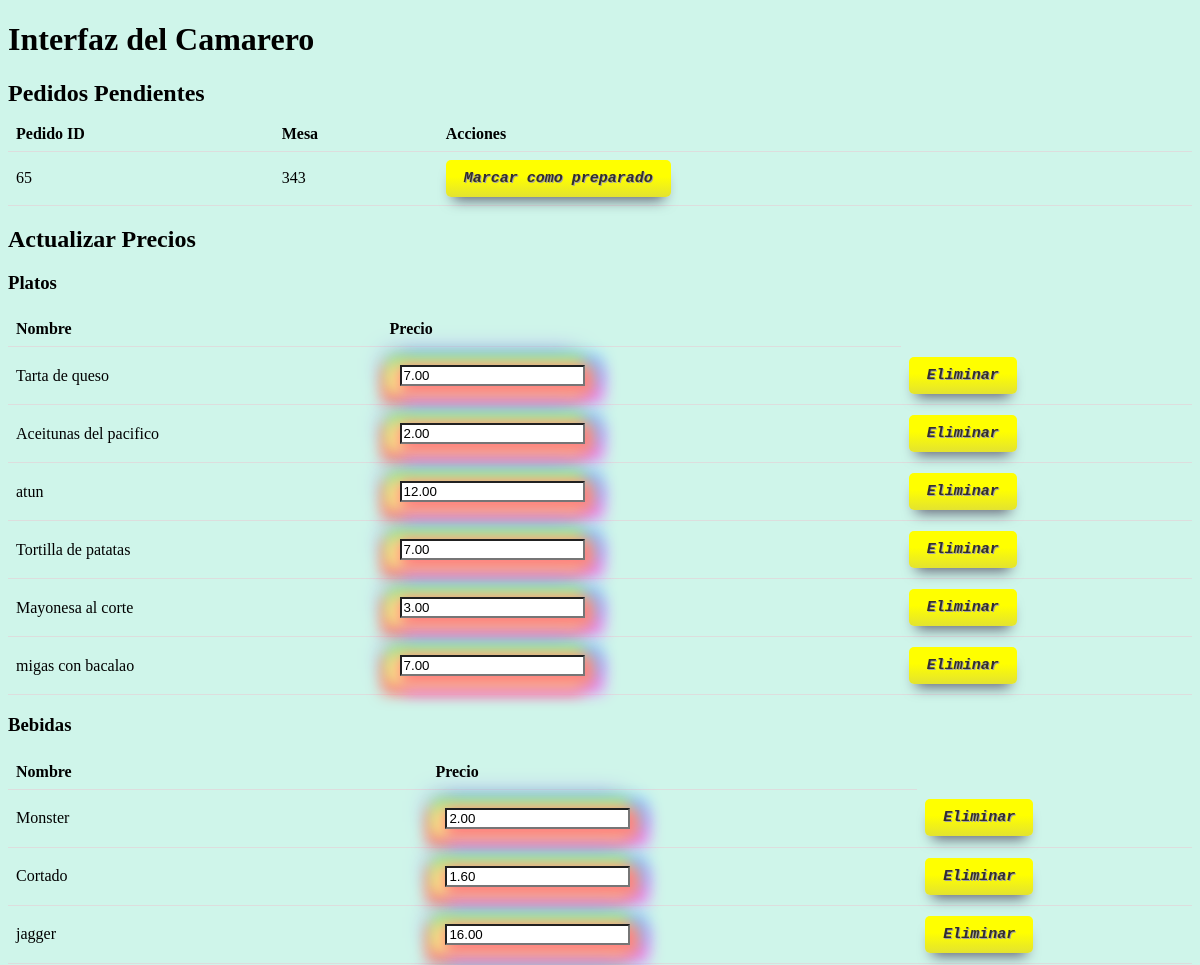
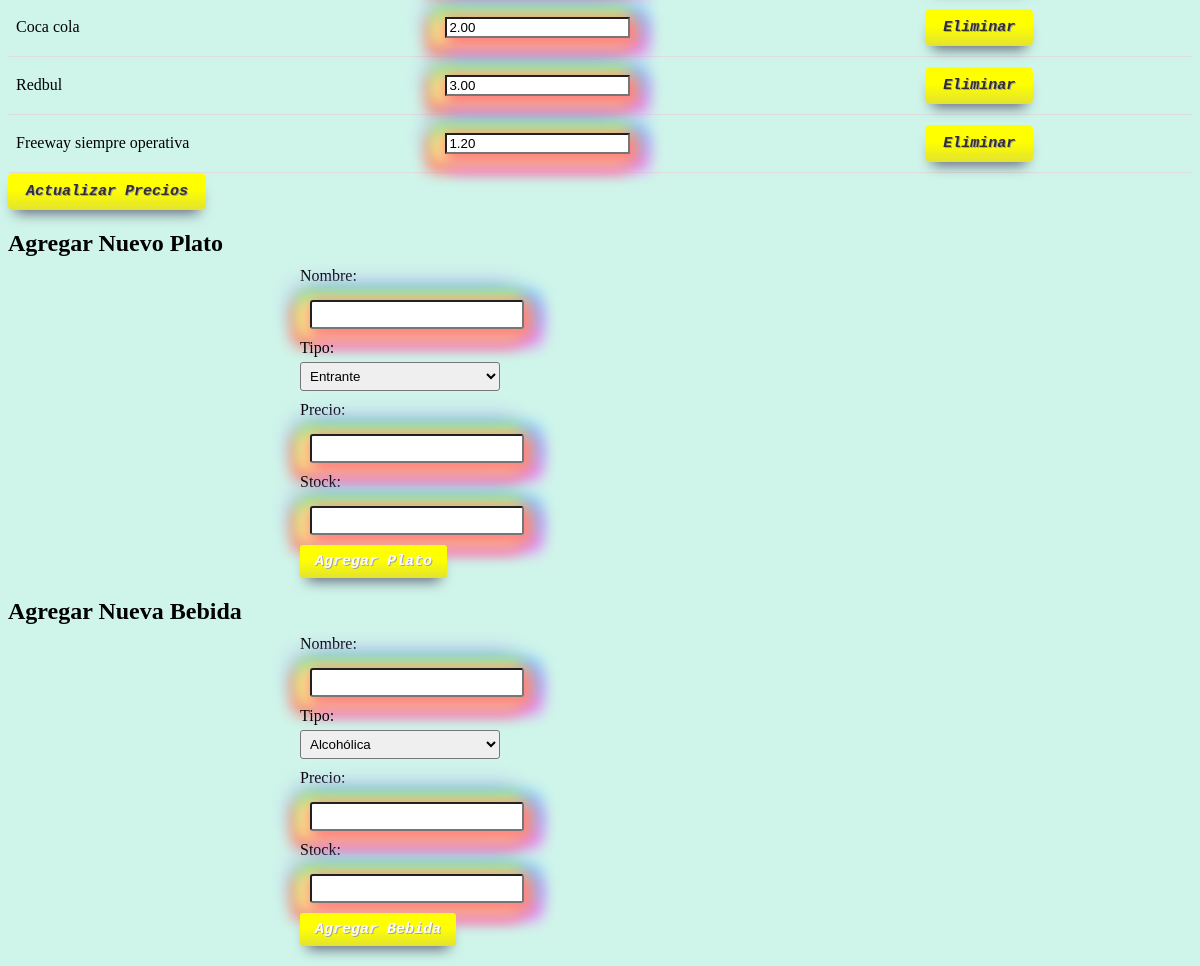
Page /camarero.php on the committed database (2 pictures, top to bottom).
### tables this page shows
CREATE TABLE `pedidos` (
  `id` int(11) NOT NULL,
  `mesa` int(11) DEFAULT NULL,
  `fecha_hora` datetime DEFAULT NULL,
  `pagado` tinyint(1) DEFAULT '0',
  `completado` tinyint(1) DEFAULT '0'
);

CREATE TABLE `platos` (
  `id` int(11) NOT NULL,
  `nombre` varchar(100) DEFAULT NULL,
  `tipo` enum('entrante','plato','postre') DEFAULT NULL,
  `precio` decimal(8,2) DEFAULT NULL,
  `stock` int(11) DEFAULT NULL
);

CREATE TABLE `bebidas` (
  `id` int(11) NOT NULL,
  `nombre` varchar(100) DEFAULT NULL,
  `tipo` enum('alcoholica','no_alcoholica','cafe') DEFAULT NULL,
  `precio` decimal(8,2) DEFAULT NULL,
  `stock` int(11) DEFAULT NULL
);

### camarero.php (the view, shortened to what this page needs)
<?php
$host = 'bssmsfpa.mysql.db';
$dbname = 'bssmsfpa';
$username = 'bssmsfpa';
$password = 'Lakylag9';
try {
    $pdo = new PDO("mysql:host=$host;dbname=$dbname", $username, $password);
    $pdo->setAttribute(PDO::ATTR_ERRMODE, PDO::ERRMODE_EXCEPTION);
} catch (PDOException $e) {
    die("Error al conectar a la base de datos: " . $e->getMessage());
}
$pedidosQuery = "SELECT * FROM pedidos WHERE completado = 0";
$pedidosStmt = $pdo->prepare($pedidosQuery);
$pedidosStmt->execute();
$pedidos = $pedidosStmt->fetchAll(PDO::FETCH_ASSOC);
$platosQuery = "SELECT * FROM platos";
$platosStmt = $pdo->prepare($platosQuery);
$platosStmt->execute();
$platos = $platosStmt->fetchAll(PDO::FETCH_ASSOC);
$bebidasQuery = "SELECT * FROM bebidas";
$bebidasStmt = $pdo->prepare($bebidasQuery);
$bebidasStmt->execute();
$bebidas = $bebidasStmt->fetchAll(PDO::FETCH_ASSOC);
?>
<!DOCTYPE html>
<html>
<head>
    <link rel="stylesheet" href="style.css">
</head>
<body>
<h1>Interfaz del Camarero</h1>
<h2>Pedidos Pendientes</h2>
<table>
    <tr>
        <th>Pedido ID</th>
        <th>Mesa</th>
        <th>Acciones</th>
    </tr>
    <?php foreach ($pedidos as $pedido) { ?>
        <tr>
            <td><?php echo $pedido['id']; ?></td>
            <td><?php echo $pedido['mesa']; ?></td>
            <td>
                <form method="post" action="<?php echo $_SERVER['PHP_SELF']; ?>">
                    <input type="submit" name="marcarPreparado" value="Marcar como preparado">
                </form>
            </td>
        </tr>
    <?php } ?>
</table>
<h2>Actualizar Precios</h2>
<form method="post" action="<?php echo $_SERVER['PHP_SELF']; ?>">
    <h3>Platos</h3>
    <table>
        <tr>
            <th>Nombre</th>
            <th>Precio</th>
        </tr>
        <?php foreach ($platos as $plato) { ?>
            <tr>
                <td><?php echo $plato['nombre']; ?></td>
                <td>
                    <input type="text" name="platos[<?php echo $plato['id']; ?>][precio]"
                           value="<?php echo $plato['precio']; ?>">
                </td>
                <td>
                    <form method="post" action="<?php echo $_SERVER['PHP_SELF']; ?>">
                        <input type="submit" name="eliminarPlato" value="Eliminar">
                    </form>
                </td>
            </tr>
        <?php } ?>
    </table>
    <h3>Bebidas</h3>
    <table>
        <tr>
            <th>Nombre</th>
            <th>Precio</th>
        </tr>
        <?php foreach ($bebidas as $bebida) { ?>
            <tr>
                <td><?php echo $bebida['nombre']; ?></td>
                <td>
                    <input type="text" name="bebidas[<?php echo $bebida['id']; ?>][precio]"
                           value="<?php echo $bebida['precio']; ?>">
                </td>
                 <td>
                    <form method="post" action="<?php echo $_SERVER['PHP_SELF']; ?>">
                        <input type="submit" name="eliminarBebida" value="Eliminar">
                    </form>
                </td>
            </tr>
        <?php } ?>
    </table>
    <input type="submit" name="actualizarPrecios" value="Actualizar Precios">
</form>
<h2>Agregar Nuevo Plato</h2>
<form class="add-form" method="post" action="<?php echo $_SERVER['PHP_SELF']; ?>">
    <label for="platoNombre">Nombre:</label>
    <input type="text" name="platoNombre" id="platoNombre" required>
    <label for="platoTipo">Tipo:</label>
    <select name="platoTipo" id="platoTipo" required>
        <option value="entrante">Entrante</option>
    </select>
    <label for="platoPrecio">Precio:</label>
    <input type="text" name="platoPrecio" id="platoPrecio" required>
    <label for="platoStock">Stock:</label>
    <input type="text" name="platoStock" id="platoStock" required>
    <input type="submit" name="agregarPlato" value="Agregar Plato">
</form>
<h2>Agregar Nueva Bebida</h2>
<form class="add-form" method="post" action="<?php echo $_SERVER['PHP_SELF']; ?>">
    <label for="bebidaNombre">Nombre:</label>
    <input type="text" name="bebidaNombre" id="bebidaNombre" required>
    <label for="bebidaTipo">Tipo:</label>
    <select name="bebidaTipo" id="bebidaTipo" required>
        <option value="alcoholica">Alcohólica</option>
    </select>
    <label for="bebidaPrecio">Precio:</label>
    <input type="text" name="bebidaPrecio" id="bebidaPrecio" required>
    <label for="bebidaStock">Stock:</label>
    <input type="text" name="bebidaStock" id="bebidaStock" required>
    <input type="submit" name="agregarBebida" value="Agregar Bebida">
</form>
</body>
</html>

### style.css (style rules this page uses)
body { background: #CFF5EA none no-repeat scroll 0 0; font-family: 'Groovy - Retro Font', cursive; }
input[type='submit'] { color: #332e2e; font-size: 15px; border-radius: 5px; border: solid 0px #e3e330; text-shadow: 1px 1px 0px #a3a3a3; box-shadow: 0px 10px 14px -7px #616174; text-decoration: none; cursor: pointer; position: relative; overflow: hidden; font-family: Courier; font-weight: bold; font-style: italic; background: linear-gradient(180deg, #ffff00 45%, #e3e330 100%); display: inline-flex; align-items: center; padding: 0; position: relative; padding: 10px 18px; }
input[type='submit']::before { position: relative; border-right: 1px solid #ffffff29; box-shadow: inset rgb(0 0 0 / 14%) -1px 0 0; padding: 10px 18px; }
input[type="text"] { -webkit-box-shadow: 5px 5px 15px 5px #FF8080, -9px 5px 15px 5px #FFE488, -7px -5px 15px 5px #8CFF85, 12px -5px 15px 5px #80C7FF, 12px 10px 15px 7px #E488FF, -10px 10px 15px 7px #FF616B, -10px -7px 27px 1px #8E5CFF; -moz-box-shadow: 5px 5px 15px 5px #FF8080, -9px 5px 15px 5px #FFE488, -7px -5px 15px 5px #8CFF85, 12px -5px 15px 5px #80C7FF, 12px 10px 15px 7px #E488FF, -10px 10px 15px 7px #FF616B, -10px -7px 27px 1px #8E5CFF; box-shadow: 5px 5px 15px 5px #FF8080, -9px 5px 15px 5px #FFE488, -7px -5px 15px 5px #8CFF85, 12px -5px 15px 5px #80C7FF, 12px 10px 15px 7px #E488FF, -10px 10px 15px 7px #FF616B, -10px -7px 27px 1px #8E5CFF; margin: 10px; }
.add-form { display: flex; flex-direction: column; align-items: center; }
form { display: flex; flex-direction: column; align-items: center; margin: 0 auto; width: 80%; max-width: 600px; }

### camarero.php (style rules this page uses)
table { width: 100%; border-collapse: collapse; }
th, td { padding: 8px; text-align: left; border-bottom: 1px solid #ddd; }
form { display: inline; }
h2 { margin-bottom: 10px; }
form.add-form { display: flex; flex-direction: column; align-items: flex-start; margin-bottom: 20px; }
form.add-form label { margin-bottom: 5px; }
form.add-form input[type="text"], form.add-form select { width: 200px; margin-bottom: 10px; padding: 5px; border-radius: 3px; }
form.add-form input[type="submit"] { padding: 8px 15px; background-color: #80ba2f; color: #fff; border: none; border-radius: 3px; cursor: pointer; }

### rows in the picture
pedidos: id "65", mesa "343"
platos: nombre "Tarta de queso", precio "7.00"
platos: nombre "Aceitunas del pacifico", precio "2.00"
platos: nombre "atun", precio "12.00"
platos: nombre "Tortilla de patatas", precio "7.00"
platos: nombre "Mayonesa al corte", precio "3.00"
platos: nombre "migas con bacalao", precio "7.00"
bebidas: nombre "Monster", precio "2.00"
bebidas: nombre "Cortado", precio "1.60"
bebidas: nombre "jagger", precio "16.00"
bebidas: nombre "Coca cola", precio "2.00"
bebidas: nombre "Redbul", precio "3.00"
bebidas: nombre "Freeway siempre operativa", precio "1.20"
